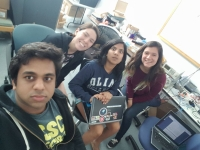
%> input picture Transmit/team_selfie_opt.jpg, 200 x 150 px
$ octave --eval "result = ImageToArray('../Transmit/team_selfie_opt.jpg');"   (GNU Octave 9; MATLAB toolbox functions it lacks are replaced by stand-ins)
%> lines starting %> are read from the running program, lines starting %| are printed output that depends on the picture
function pixArray = ImageToArray(imageName)
%> called with imageName = '../Transmit/team_selfie_opt.jpg'
    im = imread(imageName);
%> im is the input picture: size 150x200x3 uint8; mean R, G, B 126.4, 129.5, 129.9

    rows = size(im,1);
%> rows = 150
    cols = size(im,2);
%> cols = 200

    r = im(:,:,1);
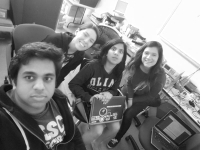
%> r: size 150x200 uint8; min 11, max 255, mean 126.4
    g = im(:,:,2);
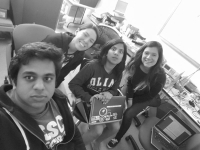
%> g: size 150x200 uint8; min 22, max 255, mean 129.5
    b = im(:,:,3);
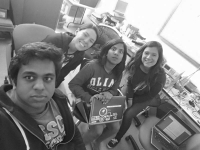
%> b: size 150x200 uint8; min 18, max 255, mean 129.9
    %b, g, r, 0s
    datasize = 256;
    combined = uint32(r) * datasize * datasize + uint32(g) * datasize + uint32(b);

    flat = reshape(combined', [1 rows * cols]); %flatten matrix into 1 row
    binrep = de2bi(flat,32); %flips all 32 bits b, g, r, 0s backwards"little indian"
    pixArray = reshape(binrep', [1 rows * cols * 32]);
end
